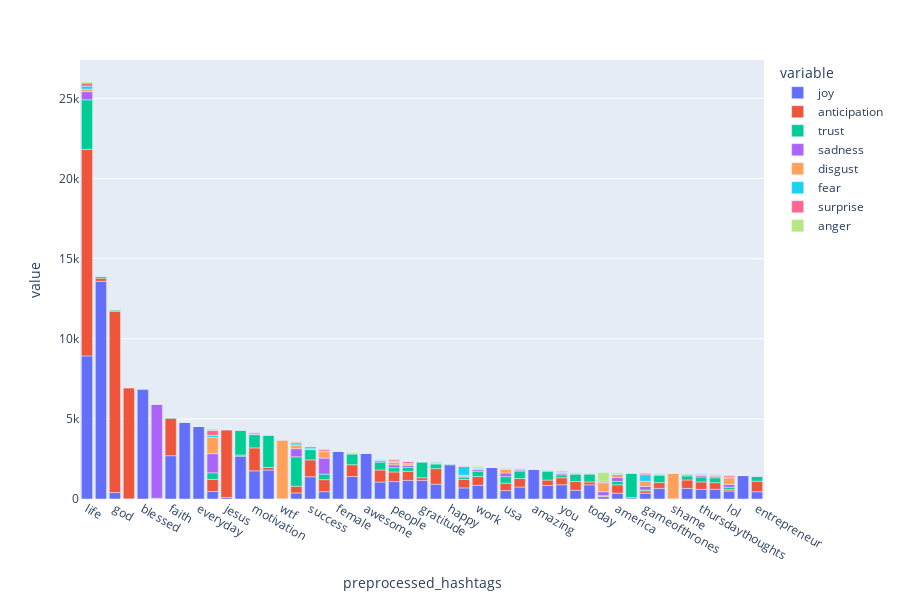

Notebook code for this chart:
### Code cell
visual_dataframe = pd.read_csv("EDA/hashtags_emotion_table.csv").set_index("preprocessed_hashtags")
visual_dataframe['total'] = visual_dataframe.sum(axis=1)
visual_dataframe.sort_values(by="total", ascending=False, inplace=True)
px.bar(visual_dataframe[EMOTION_NAMES].iloc[1:50], y=EMOTION_NAMES, height=600)

### Figure 1 — Plotly figure (JSON) as saved in the notebook; plotly's stock layout.template omitted (floating-point values rounded to 4 significant figures)
{"data": [{"alignmentgroup": "True", "hovertemplate": "variable=joy<br>preprocessed_hashtags=%{x}<br>value=%{y}<extra></extra>", "legendgroup": "joy", "marker": {"color": "#636efa", "pattern": {"shape": ""}}, "name": "joy", "offsetgroup": "joy", "orientation": "v", "showlegend": true, "textposition": "auto", "type": "bar", "x": ["life", "love", "god", "dream", "blessed", "sad", "faith", "special", "everyday", "trump", "jesus", "hope", "motivation", "thanks", "wtf", "help", "success", "maga", "female", "inspiration", "awesome", "mondaymotivation", "people", "world", "gratitude", "wisdom", "happy", "power", "work", "content", "usa", "food", "amazing", "health", "you", "leadership", "today", "bb19", "america", "followers", "gameofthrones", "business", "shame", "wednesdaywisdom", "thursdaythoughts", "tuesdaythoughts", "lol", "beautiful", "entrepreneur"], "xaxis": "x", "y": [8931, 13587, 402, 9, 6853, 41, 2703, 4800, 4543, 468, 98, 2671, 1758, 1808, 5, 380, 1389, 459, 3000, 1405, 2856, 1057, 1090, 1161, 1157, 924, 2138, 693, 852, 1996, 526, 749, 1862, 847, 892, 547, 886, 143, 364, 76, 357, 669, 1, 666, 600, 609, 497, 1461, 453], "yaxis": "y"}, {"alignmentgroup": "True", "hovertemplate": "variable=anticipation<br>preprocessed_hashtags=%{x}<br>value=%{y}<extra></extra>", "legendgroup": "anticipation", "marker": {"color": "#EF553B", "pattern": {"shape": ""}}, "name": "anticipation", "offsetgroup": "anticipation", "orientation": "v", "showlegend": true, "textposition": "auto", "type": "bar", "x": ["life", "love", "god", "dream", "blessed", "sad", "faith", "special", "everyday", "trump", "jesus", "hope", "motivation", "thanks", "wtf", "help", "success", "maga", "female", "inspiration", "awesome", "mondaymotivation", "people", "world", "gratitude", "wisdom", "happy", "power", "work", "content", "usa", "food", "amazing", "health", "you", "leadership", "today", "bb19", "america", "followers", "gameofthrones", "business", "shame", "wednesdaywisdom", "thursdaythoughts", "tuesdaythoughts", "lol", "beautiful", "entrepreneur"], "xaxis": "x", "y": [12888, 198, 11315, 6936, 24, 7, 2336, 4, 6, 755, 4213, 71, 1432, 163, 2, 417, 1052, 749, 1, 737, 6, 752, 597, 570, 172, 973, 13, 524, 550, 1, 461, 527, 3, 335, 437, 544, 178, 43, 524, 13, 154, 356, 4, 522, 468, 411, 90, 6, 658], "yaxis": "y"}, {"alignmentgroup": "True", "hovertemplate": "variable=trust<br>preprocessed_hashtags=%{x}<br>value=%{y}<extra></extra>", "legendgroup": "trust", "marker": {"color": "#00cc96", "pattern": {"shape": ""}}, "name": "trust", "offsetgroup": "trust", "orientation": "v", "showlegend": true, "textposition": "auto", "type": "bar", "x": ["life", "love", "god", "dream", "blessed", "sad", "faith", "special", "everyday", "trump", "jesus", "hope", "motivation", "thanks", "wtf", "help", "success", "maga", "female", "inspiration", "awesome", "mondaymotivation", "people", "world", "gratitude", "wisdom", "happy", "power", "work", "content", "usa", "food", "amazing", "health", "you", "leadership", "today", "bb19", "america", "followers", "gameofthrones", "business", "shame", "wednesdaywisdom", "thursdaythoughts", "tuesdaythoughts", "lol", "beautiful", "entrepreneur"], "xaxis": "x", "y": [3099, 104, 80, 9, 33, 2, 57, 1, 3, 411, 31, 1568, 826, 1998, 1, 1837, 643, 346, 1, 663, 9, 492, 267, 243, 982, 288, 44, 151, 334, 2, 412, 468, 6, 554, 180, 463, 491, 25, 210, 1538, 53, 463, 1, 254, 307, 303, 146, 17, 302], "yaxis": "y"}, {"alignmentgroup": "True", "hovertemplate": "variable=sadness<br>preprocessed_hashtags=%{x}<br>value=%{y}<extra></extra>", "legendgroup": "sadness", "marker": {"color": "#ab63fa", "pattern": {"shape": ""}}, "name": "sadness", "offsetgroup": "sadness", "orientation": "v", "showlegend": true, "textposition": "auto", "type": "bar", "x": ["life", "love", "god", "dream", "blessed", "sad", "faith", "special", "everyday", "trump", "jesus", "hope", "motivation", "thanks", "wtf", "help", "success", "maga", "female", "inspiration", "awesome", "mondaymotivation", "people", "world", "gratitude", "wisdom", "happy", "power", "work", "content", "usa", "food", "amazing", "health", "you", "leadership", "today", "bb19", "america", "followers", "gameofthrones", "business", "shame", "wednesdaywisdom", "thursdaythoughts", "tuesdaythoughts", "lol", "beautiful", "entrepreneur"], "xaxis": "x", "y": [507, 18, 15, 3, 11, 5871, 1, 0, 0, 1195, 6, 3, 39, 27, 8, 506, 41, 1000, 0, 43, 2, 83, 180, 130, 20, 30, 33, 56, 100, 0, 225, 66, 0, 37, 89, 30, 43, 244, 239, 3, 220, 32, 4, 59, 83, 91, 178, 2, 16], "yaxis": "y"}, {"alignmentgroup": "True", "hovertemplate": "variable=disgust<br>preprocessed_hashtags=%{x}<br>value=%{y}<extra></extra>", "legendgroup": "disgust", "marker": {"color": "#FFA15A", "pattern": {"shape": ""}}, "name": "disgust", "offsetgroup": "disgust", "orientation": "v", "showlegend": true, "textposition": "auto", "type": "bar", "x": ["life", "love", "god", "dream", "blessed", "sad", "faith", "special", "everyday", "trump", "jesus", "hope", "motivation", "thanks", "wtf", "help", "success", "maga", "female", "inspiration", "awesome", "mondaymotivation", "people", "world", "gratitude", "wisdom", "happy", "power", "work", "content", "usa", "food", "amazing", "health", "you", "leadership", "today", "bb19", "america", "followers", "gameofthrones", "business", "shame", "wednesdaywisdom", "thursdaythoughts", "tuesdaythoughts", "lol", "beautiful", "entrepreneur"], "xaxis": "x", "y": [151, 3, 11, 1, 0, 9, 1, 2, 0, 1012, 1, 0, 12, 20, 3674, 192, 12, 403, 1, 2, 3, 26, 164, 87, 3, 15, 1, 54, 68, 0, 220, 68, 2, 18, 65, 34, 24, 560, 202, 3, 318, 22, 1612, 45, 53, 67, 416, 9, 3], "yaxis": "y"}, {"alignmentgroup": "True", "hovertemplate": "variable=fear<br>preprocessed_hashtags=%{x}<br>value=%{y}<extra></extra>", "legendgroup": "fear", "marker": {"color": "#19d3f3", "pattern": {"shape": ""}}, "name": "fear", "offsetgroup": "fear", "orientation": "v", "showlegend": true, "textposition": "auto", "type": "bar", "x": ["life", "love", "god", "dream", "blessed", "sad", "faith", "special", "everyday", "trump", "jesus", "hope", "motivation", "thanks", "wtf", "help", "success", "maga", "female", "inspiration", "awesome", "mondaymotivation", "people", "world", "gratitude", "wisdom", "happy", "power", "work", "content", "usa", "food", "amazing", "health", "you", "leadership", "today", "bb19", "america", "followers", "gameofthrones", "business", "shame", "wednesdaywisdom", "thursdaythoughts", "tuesdaythoughts", "lol", "beautiful", "entrepreneur"], "xaxis": "x", "y": [195, 15, 16, 0, 1, 2, 10, 0, 2, 127, 4, 5, 85, 6, 0, 99, 130, 33, 0, 51, 1, 43, 48, 38, 18, 72, 1, 554, 39, 0, 21, 6, 0, 16, 34, 43, 18, 24, 28, 0, 411, 47, 0, 31, 39, 35, 46, 1, 34], "yaxis": "y"}, {"alignmentgroup": "True", "hovertemplate": "variable=surprise<br>preprocessed_hashtags=%{x}<br>value=%{y}<extra></extra>", "legendgroup": "surprise", "marker": {"color": "#FF6692", "pattern": {"shape": ""}}, "name": "surprise", "offsetgroup": "surprise", "orientation": "v", "showlegend": true, "textposition": "auto", "type": "bar", "x": ["life", "love", "god", "dream", "blessed", "sad", "faith", "special", "everyday", "trump", "jesus", "hope", "motivation", "thanks", "wtf", "help", "success", "maga", "female", "inspiration", "awesome", "mondaymotivation", "people", "world", "gratitude", "wisdom", "happy", "power", "work", "content", "usa", "food", "amazing", "health", "you", "leadership", "today", "bb19", "america", "followers", "gameofthrones", "business", "shame", "wednesdaywisdom", "thursdaythoughts", "tuesdaythoughts", "lol", "beautiful", "entrepreneur"], "xaxis": "x", "y": [193, 11, 4, 3, 0, 5, 2, 1, 1, 313, 3, 0, 24, 13, 3, 94, 16, 102, 0, 16, 2, 31, 96, 105, 5, 9, 4, 30, 41, 0, 52, 39, 0, 14, 54, 9, 18, 75, 48, 4, 99, 23, 0, 19, 33, 27, 101, 0, 8], "yaxis": "y"}, {"alignmentgroup": "True", "hovertemplate": "variable=anger<br>preprocessed_hashtags=%{x}<br>value=%{y}<extra></extra>", "legendgroup": "anger", "marker": {"color": "#B6E880", "pattern": {"shape": ""}}, "name": "anger", "offsetgroup": "anger", "orientation": "v", "showlegend": true, "textposition": "auto", "type": "bar", "x": ["life", "love", "god", "dream", "blessed", "sad", "faith", "special", "everyday", "trump", "jesus", "hope", "motivation", "thanks", "wtf", "help", "success", "maga", "female", "inspiration", "awesome", "mondaymotivation", "people", "world", "gratitude", "wisdom", "happy", "power", "work", "content", "usa", "food", "amazing", "health", "you", "leadership", "today", "bb19", "america", "followers", "gameofthrones", "business", "shame", "wednesdaywisdom", "thursdaythoughts", "tuesdaythoughts", "lol", "beautiful", "entrepreneur"], "xaxis": "x", "y": [66, 3, 5, 1, 0, 6, 0, 0, 1, 86, 1, 0, 13, 7, 3, 80, 9, 50, 0, 11, 0, 17, 51, 31, 1, 17, 2, 18, 59, 0, 25, 9, 0, 25, 19, 12, 6, 537, 30, 1, 24, 12, 0, 19, 30, 20, 27, 0, 2], "yaxis": "y"}], "layout": {"barmode": "relative", "height": 600, "legend": {"title": {"text": "variable"}, "tracegroupgap": 0}, "margin": {"t": 60}, "xaxis": {"anchor": "y", "domain": [0, 1], "title": {"text": "preprocessed_hashtags"}}, "yaxis": {"anchor": "x", "domain": [0, 1], "title": {"text": "value"}}}}
